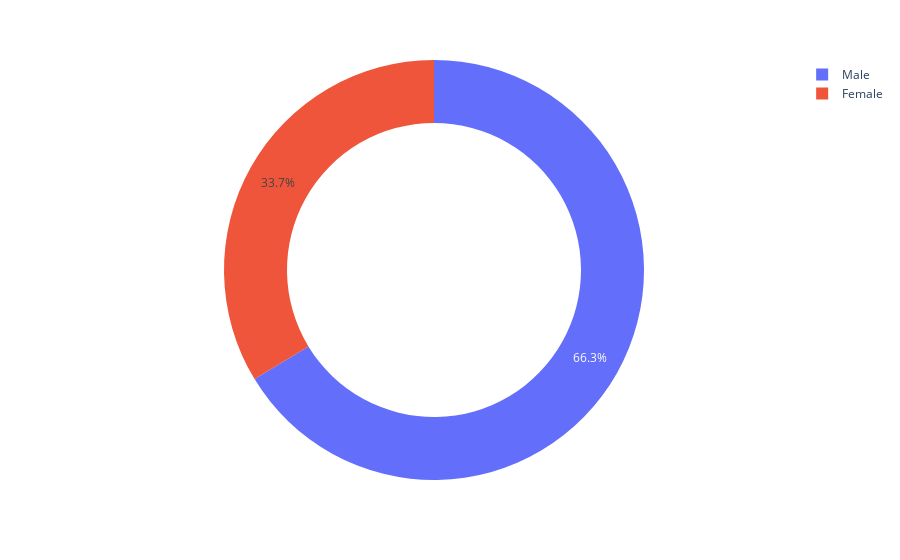

The cell this chart's notebook holds for it:
### Code cell
# The number of tips by gender of the person paying the bill
figure = px.pie(data,
               values = "tip",
               names = "sex",
               hole = 0.7)
figure.show()

### Figure 1 — Plotly figure (JSON) as saved in the notebook; plotly's stock layout.template omitted (floating-point values rounded to 4 significant figures; data arrays with more than 128 entries replaced by an {"elided": "..."} marker saying what was removed)
{"data": [{"domain": {"x": [0, 1], "y": [0, 1]}, "hole": 0.7, "hovertemplate": "sex=%{label}<br>tip=%{value}<extra></extra>", "labels": {"elided": "244 str values"}, "legendgroup": "", "name": "", "showlegend": true, "type": "pie", "values": {"elided": "244 float values"}}], "layout": {"legend": {"tracegroupgap": 0}, "margin": {"t": 60}}}
